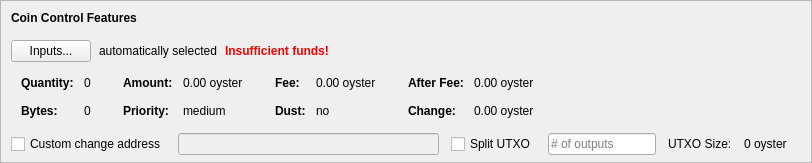
    <widget class="QFrame" name="frameCoinControl">
     <property name="sizePolicy">
      <sizepolicy hsizetype="Expanding" vsizetype="Expanding">
       <horstretch>0</horstretch>
       <verstretch>0</verstretch>
      </sizepolicy>
     </property>
     <property name="maximumSize">
      <size>
       <width>16777215</width>
       <height>16777215</height>
      </size>
     </property>
     <property name="frameShape">
      <enum>QFrame::StyledPanel</enum>
     </property>
     <property name="frameShadow">
      <enum>QFrame::Sunken</enum>
     </property>
     <layout class="QVBoxLayout" name="verticalLayoutCoinControl2">
      <property name="spacing">
       <number>0</number>
      </property>
      <property name="leftMargin">
       <number>0</number>
      </property>
      <property name="topMargin">
       <number>0</number>
      </property>
      <property name="rightMargin">
       <number>0</number>
      </property>
      <property name="bottomMargin">
       <number>6</number>
      </property>
      <item>
       <layout class="QVBoxLayout" name="verticalLayoutCoinControl" stretch="0,0,0,0,1">
        <property name="spacing">
         <number>0</number>
        </property>
        <property name="leftMargin">
         <number>10</number>
        </property>
        <property name="topMargin">
         <number>10</number>
        </property>
        <item>
         <layout class="QHBoxLayout" name="horizontalLayoutCoinControl1">
          <property name="bottomMargin">
           <number>15</number>
          </property>
          <item>
           <widget class="QLabel" name="labelCoinControlFeatures">
            <property name="sizePolicy">
             <sizepolicy hsizetype="Preferred" vsizetype="Maximum">
              <horstretch>0</horstretch>
              <verstretch>0</verstretch>
             </sizepolicy>
            </property>
            <property name="font">
             <font>
              <weight>75</weight>
              <bold>true</bold>
             </font>
            </property>
            <property name="styleSheet">
             <string notr="true">font-weight:bold;</string>
            </property>
            <property name="text">
             <string>Coin Control Features</string>
            </property>
           </widget>
          </item>
         </layout>
        </item>
        <item>
         <layout class="QHBoxLayout" name="horizontalLayoutCoinControl2" stretch="0,0,0,0">
          <property name="spacing">
           <number>8</number>
          </property>
          <property name="bottomMargin">
           <number>10</number>
          </property>
          <item>
           <widget class="QPushButton" name="pushButtonCoinControl">
            <property name="styleSheet">
             <string notr="true"/>
            </property>
            <property name="text">
             <string>Inputs...</string>
            </property>
            <property name="autoDefault">
             <bool>false</bool>
            </property>
           </widget>
          </item>
          <item>
           <widget class="QLabel" name="labelCoinControlAutomaticallySelected">
            <property name="text">
             <string>automatically selected</string>
            </property>
            <property name="margin">
             <number>5</number>
            </property>
           </widget>
          </item>
          <item>
           <widget class="QLabel" name="labelCoinControlInsuffFunds">
            <property name="font">
             <font>
              <weight>75</weight>
              <bold>true</bold>
             </font>
            </property>
            <property name="styleSheet">
             <string notr="true">color:red;font-weight:bold;</string>
            </property>
            <property name="text">
             <string>Insufficient funds!</string>
            </property>
            <property name="margin">
             <number>5</number>
            </property>
           </widget>
          </item>
          <item>
           <spacer name="horizontalSpacerCoinControl">
            <property name="orientation">
             <enum>Qt::Horizontal</enum>
            </property>
            <property name="sizeHint" stdset="0">
             <size>
              <width>40</width>
              <height>1</height>
             </size>
            </property>
           </spacer>
          </item>
         </layout>
        </item>
        <item>
         <widget class="QWidget" name="widgetCoinControl" native="true">
          <property name="sizePolicy">
           <sizepolicy hsizetype="Preferred" vsizetype="Preferred">
            <horstretch>0</horstretch>
            <verstretch>0</verstretch>
           </sizepolicy>
          </property>
          <property name="minimumSize">
           <size>
            <width>0</width>
            <height>0</height>
           </size>
          </property>
          <property name="styleSheet">
           <string notr="true"/>
          </property>
          <layout class="QHBoxLayout" name="horizontalLayoutCoinControl5">
           <property name="leftMargin">
            <number>0</number>
           </property>
           <property name="topMargin">
            <number>0</number>
           </property>
           <property name="rightMargin">
            <number>0</number>
           </property>
           <property name="bottomMargin">
            <number>0</number>
           </property>
           <item>
            <layout class="QHBoxLayout" name="horizontalLayoutCoinControl3" stretch="0,0,0,1">
             <property name="spacing">
              <number>20</number>
             </property>
             <property name="topMargin">
              <number>0</number>
             </property>
             <property name="bottomMargin">
              <number>10</number>
             </property>
             <item>
              <layout class="QFormLayout" name="formLayoutCoinControl1">
               <property name="horizontalSpacing">
                <number>10</number>
               </property>
               <property name="verticalSpacing">
                <number>14</number>
               </property>
               <property name="leftMargin">
                <number>10</number>
               </property>
               <property name="topMargin">
                <number>4</number>
               </property>
               <property name="rightMargin">
                <number>6</number>
               </property>
               <item row="0" column="0">
                <widget class="QLabel" name="labelCoinControlQuantityText">
                 <property name="font">
                  <font>
                   <weight>75</weight>
                   <bold>true</bold>
                  </font>
                 </property>
                 <property name="text">
                  <string>Quantity:</string>
                 </property>
                 <property name="margin">
                  <number>0</number>
                 </property>
                </widget>
               </item>
               <item row="0" column="1">
                <widget class="QLabel" name="labelCoinControlQuantity">
                 <property name="cursor">
                  <cursorShape>IBeamCursor</cursorShape>
                 </property>
                 <property name="contextMenuPolicy">
                  <enum>Qt::ActionsContextMenu</enum>
                 </property>
                 <property name="text">
                  <string notr="true">0</string>
                 </property>
                 <property name="margin">
                  <number>0</number>
                 </property>
                 <property name="textInteractionFlags">
                  <set>Qt::LinksAccessibleByMouse|Qt::TextSelectableByKeyboard|Qt::TextSelectableByMouse</set>
                 </property>
                </widget>
               </item>
               <item row="1" column="0">
                <widget class="QLabel" name="labelCoinControlBytesText">
                 <property name="font">
                  <font>
                   <weight>75</weight>
                   <bold>true</bold>
                  </font>
                 </property>
                 <property name="text">
                  <string>Bytes:</string>
                 </property>
                </widget>
               </item>
               <item row="1" column="1">
                <widget class="QLabel" name="labelCoinControlBytes">
                 <property name="cursor">
                  <cursorShape>IBeamCursor</cursorShape>
                 </property>
                 <property name="contextMenuPolicy">
                  <enum>Qt::ActionsContextMenu</enum>
                 </property>
                 <property name="text">
                  <string notr="true">0</string>
                 </property>
                 <property name="textInteractionFlags">
                  <set>Qt::LinksAccessibleByMouse|Qt::TextSelectableByKeyboard|Qt::TextSelectableByMouse</set>
                 </property>
                </widget>
               </item>
              </layout>
             </item>
             <item>
              <layout class="QFormLayout" name="formLayoutCoinControl2">
               <property name="horizontalSpacing">
                <number>10</number>
               </property>
               <property name="verticalSpacing">
                <number>14</number>
               </property>
               <property name="leftMargin">
                <number>6</number>
               </property>
               <property name="topMargin">
                <number>4</number>
               </property>
               <property name="rightMargin">
                <number>6</number>
               </property>
               <item row="0" column="0">
                <widget class="QLabel" name="labelCoinControlAmountText">
                 <property name="font">
                  <font>
                   <weight>75</weight>
                   <bold>true</bold>
                  </font>
                 </property>
                 <property name="text">
                  <string>Amount:</string>
                 </property>
                 <property name="margin">
                  <number>0</number>
                 </property>
                </widget>
               </item>
               <item row="0" column="1">
                <widget class="QLabel" name="labelCoinControlAmount">
                 <property name="cursor">
                  <cursorShape>IBeamCursor</cursorShape>
                 </property>
                 <property name="contextMenuPolicy">
                  <enum>Qt::ActionsContextMenu</enum>
                 </property>
                 <property name="text">
                  <string notr="true">0.00 oyster</string>
                 </property>
                 <property name="textInteractionFlags">
                  <set>Qt::LinksAccessibleByMouse|Qt::TextSelectableByKeyboard|Qt::TextSelectableByMouse</set>
                 </property>
                </widget>
               </item>
               <item row="1" column="0">
                <widget class="QLabel" name="labelCoinControlPriorityText">
                 <property name="font">
                  <font>
                   <weight>75</weight>
                   <bold>true</bold>
                  </font>
                 </property>
                 <property name="text">
                  <string>Priority:</string>
                 </property>
                </widget>
               </item>
               <item row="1" column="1">
                <widget class="QLabel" name="labelCoinControlPriority">
                 <property name="cursor">
                  <cursorShape>IBeamCursor</cursorShape>
                 </property>
                 <property name="contextMenuPolicy">
                  <enum>Qt::ActionsContextMenu</enum>
                 </property>
                 <property name="text">
                  <string>medium</string>
                 </property>
                 <property name="textInteractionFlags">
                  <set>Qt::LinksAccessibleByMouse|Qt::TextSelectableByKeyboard|Qt::TextSelectableByMouse</set>
                 </property>
                </widget>
               </item>
              </layout>
             </item>
             <item>
              <layout class="QFormLayout" name="formLayoutCoinControl3">
               <property name="horizontalSpacing">
                <number>10</number>
               </property>
               <property name="verticalSpacing">
                <number>14</number>
               </property>
               <property name="leftMargin">
                <number>6</number>
               </property>
               <property name="topMargin">
                <number>4</number>
               </property>
               <property name="rightMargin">
                <number>6</number>
               </property>
               <item row="0" column="0">
                <widget class="QLabel" name="labelCoinControlFeeText">
                 <property name="font">
                  <font>
                   <weight>75</weight>
                   <bold>true</bold>
                  </font>
                 </property>
                 <property name="text">
                  <string>Fee:</string>
                 </property>
                 <property name="margin">
                  <number>0</number>
                 </property>
                </widget>
               </item>
               <item row="0" column="1">
                <widget class="QLabel" name="labelCoinControlFee">
                 <property name="cursor">
                  <cursorShape>IBeamCursor</cursorShape>
                 </property>
                 <property name="contextMenuPolicy">
                  <enum>Qt::ActionsContextMenu</enum>
                 </property>
                 <property name="text">
                  <string notr="true">0.00 oyster</string>
                 </property>
                 <property name="textInteractionFlags">
                  <set>Qt::LinksAccessibleByMouse|Qt::TextSelectableByKeyboard|Qt::TextSelectableByMouse</set>
                 </property>
                </widget>
               </item>
               <item row="1" column="0">
                <widget class="QLabel" name="labelCoinControlLowOutputText">
                 <property name="font">
                  <font>
                   <weight>75</weight>
                   <bold>true</bold>
                  </font>
                 </property>
                 <property name="text">
                  <string>Dust:</string>
                 </property>
                </widget>
               </item>
               <item row="1" column="1">
                <widget class="QLabel" name="labelCoinControlLowOutput">
                 <property name="cursor">
                  <cursorShape>IBeamCursor</cursorShape>
                 </property>
                 <property name="contextMenuPolicy">
                  <enum>Qt::ActionsContextMenu</enum>
                 </property>
                 <property name="text">
                  <string>no</string>
                 </property>
                 <property name="textInteractionFlags">
                  <set>Qt::LinksAccessibleByMouse|Qt::TextSelectableByKeyboard|Qt::TextSelectableByMouse</set>
                 </property>
                </widget>
               </item>
              </layout>
             </item>
             <item>
              <layout class="QFormLayout" name="formLayoutCoinControl4">
               <property name="horizontalSpacing">
                <number>10</number>
               </property>
               <property name="verticalSpacing">
                <number>14</number>
               </property>
               <property name="leftMargin">
                <number>6</number>
               </property>
               <property name="topMargin">
                <number>4</number>
               </property>
               <property name="rightMargin">
                <number>6</number>
               </property>
               <item row="0" column="0">
                <widget class="QLabel" name="labelCoinControlAfterFeeText">
                 <property name="font">
                  <font>
                   <weight>75</weight>
                   <bold>true</bold>
                  </font>
                 </property>
                 <property name="text">
                  <string>After Fee:</string>
                 </property>
                 <property name="margin">
                  <number>0</number>
                 </property>
                </widget>
               </item>
               <item row="0" column="1">
                <widget class="QLabel" name="labelCoinControlAfterFee">
                 <property name="cursor">
                  <cursorShape>IBeamCursor</cursorShape>
                 </property>
                 <property name="contextMenuPolicy">
                  <enum>Qt::ActionsContextMenu</enum>
                 </property>
                 <property name="text">
                  <string notr="true">0.00 oyster</string>
                 </property>
                 <property name="textInteractionFlags">
                  <set>Qt::LinksAccessibleByMouse|Qt::TextSelectableByKeyboard|Qt::TextSelectableByMouse</set>
                 </property>
                </widget>
               </item>
               <item row="1" column="0">
                <widget class="QLabel" name="labelCoinControlChangeText">
                 <property name="font">
                  <font>
                   <weight>75</weight>
                   <bold>true</bold>
                  </font>
                 </property>
                 <property name="text">
                  <string>Change:</string>
                 </property>
                </widget>
               </item>
               <item row="1" column="1">
                <widget class="QLabel" name="labelCoinControlChange">
                 <property name="cursor">
                  <cursorShape>IBeamCursor</cursorShape>
                 </property>
                 <property name="contextMenuPolicy">
                  <enum>Qt::ActionsContextMenu</enum>
                 </property>
                 <property name="text">
                  <string notr="true">0.00 oyster</string>
                 </property>
                 <property name="textInteractionFlags">
                  <set>Qt::LinksAccessibleByMouse|Qt::TextSelectableByKeyboard|Qt::TextSelectableByMouse</set>
                 </property>
                </widget>
               </item>
              </layout>
             </item>
            </layout>
           </item>
          </layout>
         </widget>
        </item>
        <item>
         <layout class="QHBoxLayout" name="horizontalLayoutCoinControl4" stretch="0,0,0,0,0,0,0">
          <property name="spacing">
           <number>12</number>
          </property>
          <property name="sizeConstraint">
           <enum>QLayout::SetDefaultConstraint</enum>
          </property>
          <property name="topMargin">
           <number>5</number>
          </property>
          <property name="rightMargin">
           <number>5</number>
          </property>
          <item>
           <widget class="QCheckBox" name="checkBoxCoinControlChange">
            <property name="toolTip">
             <string>If this is activated, but the change address is empty or invalid, change will be sent to a newly generated address.</string>
            </property>
            <property name="text">
             <string>Custom change address</string>
            </property>
           </widget>
          </item>
          <item>
           <widget class="QValidatedLineEdit" name="lineEditCoinControlChange">
            <property name="enabled">
             <bool>false</bool>
            </property>
            <property name="sizePolicy">
             <sizepolicy hsizetype="Expanding" vsizetype="Fixed">
              <horstretch>0</horstretch>
              <verstretch>0</verstretch>
             </sizepolicy>
            </property>
           </widget>
          </item>
          <item>
           <widget class="QCheckBox" name="splitBlockCheckBox">
            <property name="text">
             <string>Split UTXO</string>
            </property>
           </widget>
          </item>
          <item>
           <widget class="QLineEdit" name="splitBlockLineEdit">
            <property name="sizePolicy">
             <sizepolicy hsizetype="Fixed" vsizetype="Fixed">
              <horstretch>50</horstretch>
              <verstretch>0</verstretch>
             </sizepolicy>
            </property>
            <property name="placeholderText">
             <string># of outputs</string>
            </property>
           </widget>
          </item>
          <item>
           <widget class="QLabel" name="labelBlockSizeText">
            <property name="text">
             <string>UTXO Size:</string>
            </property>
           </widget>
          </item>
          <item>
           <widget class="QLabel" name="labelBlockSize">
            <property name="text">
             <string>0 oyster</string>
            </property>
           </widget>
          </item>
          <item>
           <widget class="QLabel" name="labelCoinControlChangeLabel">
            <property name="sizePolicy">
             <sizepolicy hsizetype="Preferred" vsizetype="Expanding">
              <horstretch>0</horstretch>
              <verstretch>0</verstretch>
             </sizepolicy>
            </property>
            <property name="minimumSize">
             <size>
              <width>0</width>
              <height>0</height>
             </size>
            </property>
            <property name="text">
             <string/>
            </property>
            <property name="margin">
             <number>3</number>
            </property>
           </widget>
          </item>
         </layout>
        </item>
        <item>
         <spacer name="verticalSpacerCoinControl">
          <property name="orientation">
           <enum>Qt::Vertical</enum>
          </property>
          <property name="sizeHint" stdset="0">
           <size>
            <width>800</width>
            <height>1</height>
           </size>
          </property>
         </spacer>
        </item>
       </layout>
      </item>
     </layout>
    </widget>
